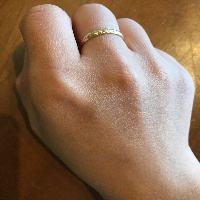
#> input picture proj1/indoorRe.jpg, 200 x 200 px
$ python proj1_hist.py
#> lines starting #> are read from the running program, lines starting #| are printed output that depends on the picture; long printed decimals are rounded
#!/usr/bin/env python3
# -*- coding: utf-8 -*-
"""
Histgram Matching
"""
import cv2
import numpy as np
from matplotlib import pyplot as plt
#Initiate bin size of each dimension
hBins = 256
sBins = 256
# [14 lines of commented-out code are left out]
indoorRe = cv2.imread('indoorRe.jpg')
#> indoorRe is the input picture: shape (200, 200, 3); mean B, G, R 89.6, 113.7, 143.9
shadedRe = cv2.imread('shadedRe.jpg')
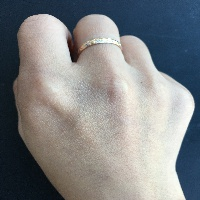
#> input picture proj1/shadedRe.jpg, 200 x 200 px
#> shadedRe is the input picture: shape (200, 200, 3); mean B, G, R 133.2, 131.5, 129
sunlitRe = cv2.imread('sunlitRe.jpg')
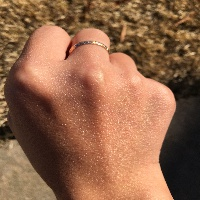
#> input picture proj1/sunlitRe.jpg, 200 x 200 px
#> sunlitRe is the input picture: shape (200, 200, 3); mean B, G, R 73.7, 101, 144.6

#Change the BGR to LAB and HSV color space
indoorLab = cv2.cvtColor(indoorRe, cv2.COLOR_BGR2LAB)
#> indoorLab: shape (200, 200, 3); mean of channels 0, 1, 2 126.3, 137.7, 146.7
shadedLab = cv2.cvtColor(shadedRe, cv2.COLOR_BGR2LAB)
#> shadedLab: shape (200, 200, 3); mean of channels 0, 1, 2 136.3, 128.4, 126.4
sunlitLab = cv2.cvtColor(sunlitRe, cv2.COLOR_BGR2LAB)
#> sunlitLab: shape (200, 200, 3); mean of channels 0, 1, 2 116.5, 142, 150.1

indoorHsv = cv2.cvtColor(indoorRe, cv2.COLOR_BGR2HSV)
#> indoorHsv: shape (200, 200, 3); mean H, S, V 26.5, 122, 144.9
shadedHsv = cv2.cvtColor(shadedRe, cv2.COLOR_BGR2HSV)
#> shadedHsv: shape (200, 200, 3); mean H, S, V 52.7, 67, 143.2
sunlitHsv = cv2.cvtColor(sunlitRe, cv2.COLOR_BGR2HSV)
#> sunlitHsv: shape (200, 200, 3); mean H, S, V 15.9, 125.1, 144.7

#print(sunlitLab.shape) #check the channels
#Calculate the histogram
channels = [0, 1]
histSize = [hBins, sBins]
#hue and saturation
hRanges = [0, 180]
sRanges = [0, 256]
ranges = hRanges + sRanges

histIn = cv2.calcHist([indoorHsv],channels, None, histSize, ranges)
histSh = cv2.calcHist([shadedHsv],channels, None, histSize, ranges)
histSun = cv2.calcHist([sunlitHsv],channels, None, histSize, ranges)

#Normalize the calculated histogram
cv2.normalize(histIn,histIn, 0, 1, cv2.NORM_MINMAX)
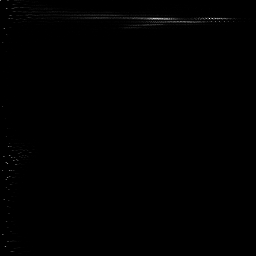
#> histIn: shape (256, 256) float32; min 0, max 1, mean 0.00256
cv2.normalize(histSh,histSh, 0, 1, cv2.NORM_MINMAX)
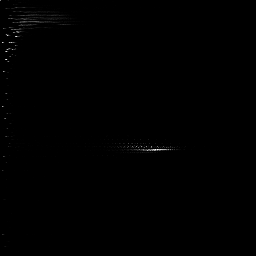
#> histSh: shape (256, 256) float32; min 0, max 1, mean 0.00213
cv2.normalize(histSun,histSun, 0, 1, cv2.NORM_MINMAX)
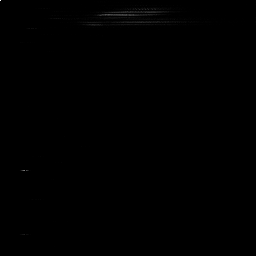
#> histSun: shape (256, 256) float32; min 0, max 1, mean 0.00128

#range(4):Correlation, Chi-square, Intersection, Bhattacharyya
for cpMethod in range(4):
    in_in = cv2.compareHist(histIn, histIn, cpMethod)
    in_shaded = cv2.compareHist(histIn, histSh, cpMethod)
    in_sunlit = cv2.compareHist(histIn, histSun, cpMethod)
    shaded_sunlit = cv2.compareHist(histSh, histSun, cpMethod)
    print('Method:', cpMethod, 'In-In / In-Shaded / In-Sunlit / Shaded-Sunlit :',\
          end = '\n')
    print(in_in, '/', in_shaded, '/', in_sunlit, '/', shaded_sunlit)
#> this loop made 4 passes
#> (in_in, in_shaded, in_sunlit, shaded_sunlit) on passes 1 to 4: (1, 0.0764, 0.256, 0.0242), (0, 1207.3, 481.4, 349.9), (168.1, 20.25, 31.43, 3.07), (0, 0.883, 0.699, 0.974)
#| 1.0 / 0.07636 / 0.256 / 0.02423
#| 0.0 / 1207.261 / 481.411 / 349.890
#| 168.067 / 20.251 / 31.433 / 3.072
#| 0.0 / 0.8834 / 0.6993 / 0.9739

#show the histogram in 2D
plt.subplot(1,3,1)
plt.imshow(histIn,interpolation = 'nearest')
plt.subplot(1,3,2)
plt.imshow(histSh,interpolation = 'nearest')
plt.subplot(1,3,3)
plt.imshow(histSun,interpolation = 'nearest')
plt.show()
#print separately or stack vertically
reHistIn = cv2.resize(histIn, (200,200), interpolation = cv2.INTER_AREA)
#cv2.imshow('Histogram Indoor', reHistIn)
reHistSh = cv2.resize(histSh, (200,200), interpolation = cv2.INTER_AREA)
#cv2.imshow('Histogram Shaded', reHistSh)
reHistSun = cv2.resize(histSun, (200,200), interpolation = cv2.INTER_AREA)
#cv2.imshow('Histogram Sunlit', reHistSun)
numpyImgV = np.vstack((indoorRe, shadedRe, sunlitRe))
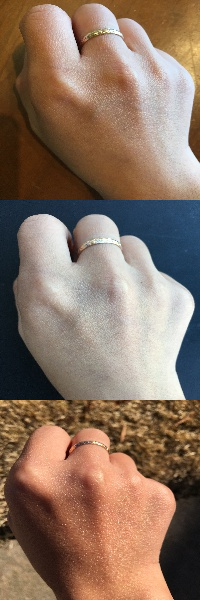
#> numpyImgV: shape (600, 200, 3); mean B, G, R 98.8, 115.4, 139.2
cv2.imshow('Images Indoor/Shaded/Sunlit', numpyImgV)
numpyHistV = np.vstack((reHistIn, reHistSh, reHistSun))
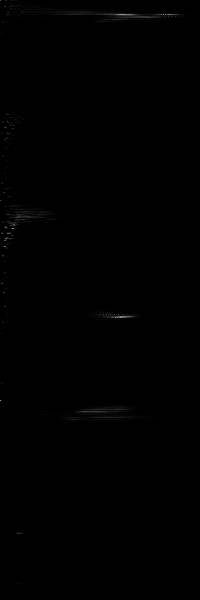
#> numpyHistV: shape (600, 200) float32; min 0, max 0.634, mean 0.00199
cv2.imshow('Histogram Indoor/Shaded/Sunlit', numpyHistV)
cv2.waitKey(0) #press any key to close all the windows
cv2.destroyAllWindows()
cv2.waitKey(5)

# [7 lines of commented-out code are left out]
